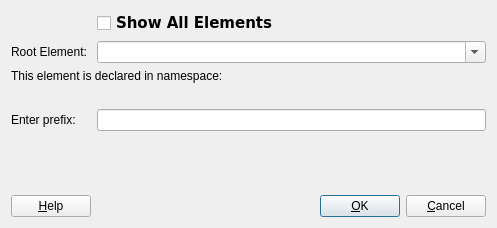
<ui version="4.0" >
 <author></author>
 <comment></comment>
 <exportmacro></exportmacro>
 <class>RootElementDialogBase</class>
 <widget class="QDialog" name="RootElementDialogBase" >
  <property name="geometry" >
   <rect>
    <x>0</x>
    <y>0</y>
    <width>497</width>
    <height>228</height>
   </rect>
  </property>
  <property name="sizePolicy" >
   <sizepolicy>
    <hsizetype>3</hsizetype>
    <vsizetype>5</vsizetype>
    <horstretch>0</horstretch>
    <verstretch>0</verstretch>
   </sizepolicy>
  </property>
  <property name="windowTitle" >
   <string>Enter Root Element</string>
  </property>
  <property name="sizeGripEnabled" >
   <bool>false</bool>
  </property>
  <layout class="QGridLayout" >
   <property name="margin" >
    <number>11</number>
   </property>
   <property name="spacing" >
    <number>6</number>
   </property>
   <item row="6" column="4" >
    <widget class="QPushButton" name="buttonCancel" >
     <property name="sizePolicy" >
      <sizepolicy>
       <hsizetype>1</hsizetype>
       <vsizetype>1</vsizetype>
       <horstretch>0</horstretch>
       <verstretch>0</verstretch>
      </sizepolicy>
     </property>
     <property name="text" >
      <string>&amp;Cancel</string>
     </property>
     <property name="shortcut" >
      <string>Alt+C</string>
     </property>
     <property name="autoDefault" >
      <bool>true</bool>
     </property>
    </widget>
   </item>
   <item row="6" column="3" >
    <widget class="QPushButton" name="buttonOk_" >
     <property name="sizePolicy" >
      <sizepolicy>
       <hsizetype>1</hsizetype>
       <vsizetype>0</vsizetype>
       <horstretch>0</horstretch>
       <verstretch>0</verstretch>
      </sizepolicy>
     </property>
     <property name="minimumSize" >
      <size>
       <width>0</width>
       <height>0</height>
      </size>
     </property>
     <property name="text" >
      <string>&amp;OK</string>
     </property>
     <property name="shortcut" >
      <string>Alt+O</string>
     </property>
     <property name="autoDefault" >
      <bool>true</bool>
     </property>
     <property name="default" >
      <bool>true</bool>
     </property>
    </widget>
   </item>
   <item row="6" column="0" >
    <widget class="QPushButton" name="buttonHelp_" >
     <property name="text" >
      <string>&amp;Help</string>
     </property>
     <property name="shortcut" >
      <string>Alt+H</string>
     </property>
     <property name="autoDefault" >
      <bool>true</bool>
     </property>
    </widget>
   </item>
   <item row="3" column="0" colspan="5" >
    <widget class="QLabel" name="prefixNsLabel_" >
     <property name="text" >
      <string/>
     </property>
    </widget>
   </item>
   <item row="1" column="1" colspan="4" >
    <widget class="QComboBox" name="nameComboBox_" >
     <property name="sizePolicy" >
      <sizepolicy>
       <hsizetype>7</hsizetype>
       <vsizetype>0</vsizetype>
       <horstretch>0</horstretch>
       <verstretch>0</verstretch>
      </sizepolicy>
     </property>
     <property name="editable" >
      <bool>true</bool>
     </property>
     <property name="autoCompletion" >
      <bool>true</bool>
     </property>
    </widget>
   </item>
   <item row="4" column="0" >
    <widget class="QLabel" name="prefixName_" >
     <property name="text" >
      <string>Enter prefix:</string>
     </property>
    </widget>
   </item>
   <item row="1" column="0" >
    <widget class="QLabel" name="nameTextLabel_" >
     <property name="text" >
      <string>Root Element:</string>
     </property>
    </widget>
   </item>
   <item row="0" column="1" >
    <widget class="QCheckBox" name="showAll_" >
     <property name="enabled" >
      <bool>true</bool>
     </property>
     <property name="font" >
      <font>
       <family>Bitstream Vera Sans</family>
       <pointsize>11</pointsize>
       <weight>75</weight>
       <italic>false</italic>
       <bold>true</bold>
       <underline>false</underline>
       <strikeout>false</strikeout>
      </font>
     </property>
     <property name="toolTip" >
      <string>Show all elements allowed by the Schema</string>
     </property>
     <property name="text" >
      <string>Show All Elements</string>
     </property>
    </widget>
   </item>
   <item row="2" column="0" colspan="5" >
    <widget class="QLabel" name="prefixLabel_" >
     <property name="enabled" >
      <bool>true</bool>
     </property>
     <property name="text" >
      <string>This element is declared in namespace:</string>
     </property>
    </widget>
   </item>
   <item row="4" column="1" colspan="4" >
    <widget class="QLineEdit" name="prefixLine_" />
   </item>
   <item row="6" column="1" colspan="2" >
    <spacer>
     <property name="orientation" >
      <enum>Qt::Horizontal</enum>
     </property>
     <property name="sizeType" >
      <enum>QSizePolicy::Expanding</enum>
     </property>
     <property name="sizeHint" >
      <size>
       <width>130</width>
       <height>20</height>
      </size>
     </property>
    </spacer>
   </item>
   <item row="5" column="2" >
    <spacer>
     <property name="orientation" >
      <enum>Qt::Vertical</enum>
     </property>
     <property name="sizeType" >
      <enum>QSizePolicy::Expanding</enum>
     </property>
     <property name="sizeHint" >
      <size>
       <width>20</width>
       <height>40</height>
      </size>
     </property>
    </spacer>
   </item>
  </layout>
 </widget>
 <layoutdefault spacing="6" margin="11" />
 <pixmapfunction>qPixmapFromMimeSource</pixmapfunction>
 <tabstops>
  <tabstop>nameComboBox_</tabstop>
  <tabstop>prefixLine_</tabstop>
  <tabstop>buttonHelp_</tabstop>
  <tabstop>buttonOk_</tabstop>
  <tabstop>buttonCancel</tabstop>
  <tabstop>showAll_</tabstop>
 </tabstops>
 <resources/>
 <connections>
  <connection>
   <sender>buttonOk_</sender>
   <signal>clicked()</signal>
   <receiver>RootElementDialogBase</receiver>
   <slot>accept()</slot>
   <hints>
    <hint type="sourcelabel" >
     <x>346</x>
     <y>209</y>
    </hint>
    <hint type="destinationlabel" >
     <x>20</x>
     <y>20</y>
    </hint>
   </hints>
  </connection>
  <connection>
   <sender>buttonCancel</sender>
   <signal>clicked()</signal>
   <receiver>RootElementDialogBase</receiver>
   <slot>reject()</slot>
   <hints>
    <hint type="sourcelabel" >
     <x>429</x>
     <y>209</y>
    </hint>
    <hint type="destinationlabel" >
     <x>20</x>
     <y>20</y>
    </hint>
   </hints>
  </connection>
 </connections>
</ui>
